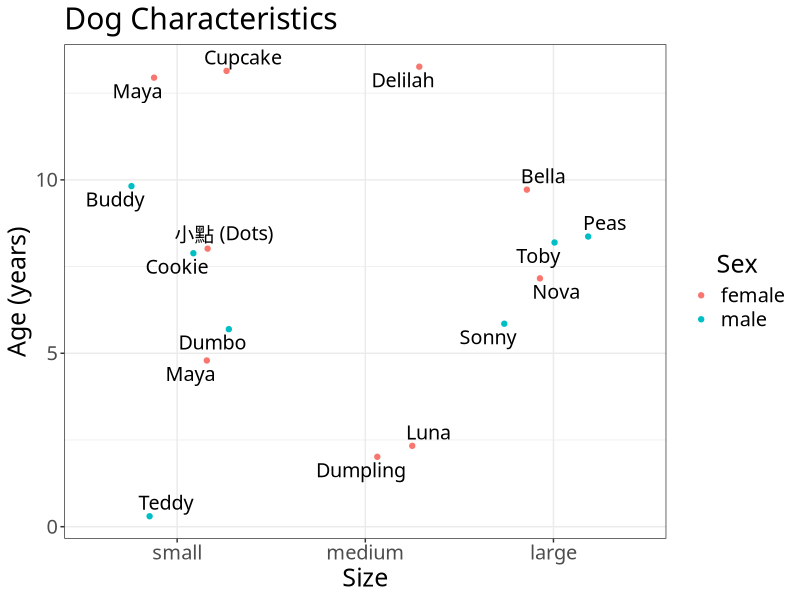

The R script that drew this image:
## ---- chunk 1
knitr::opts_chunk$set(echo = TRUE)
## ---- chunk 2
library(tidyverse)
library(knitr)
library(ggrepel)
## ---- chunk 3
dogs <- read_csv("dogs/dogs.csv", 
                 col_types = cols(col_character(),
                                  col_character(), 
                                  col_factor(),
                                  col_factor(),
                                  col_double()))
dogs$Size <- fct_relevel(dogs$Size, "small")

## ---- chunk 4
kable(dogs)
## ---- chunk 5
dogs %>%
  filter(Name == "Dumpling") %>%
  kable()
## ---- chunk 6
dogs %>%
  filter(Name == "Cupcake") %>%
  kable()
## ---- chunk 7
dogs %>%
  filter(Name == "Bella") %>%
  kable()
## ---- chunk 8
dogs %>%
  filter(Name == "Nova") %>%
  kable()
## ---- chunk 9
dogs %>%
  filter(Name == "Peas") %>%
  kable()
## ---- chunk 10
dogs %>%
  filter(Name == "Delilah") %>%
  kable()
## ---- chunk 11
dogs %>%
  filter(Name == "Dumbo") %>%
  kable()
## ---- chunk 12
dogs %>%
  filter(Name == "Maya", `Age (years)` == 5) %>%
  kable()
## ---- chunk 13
dogs %>%
  filter(Name == "Toby") %>%
  kable()
## ---- chunk 14
dogs %>%
  filter(Name == "Toby") %>%
  kable()
## ---- chunk 15
dogs %>%
  filter(Name == "Cookie") %>%
  kable()
## ---- chunk 16
dogs %>%
  filter(Name == "Luna") %>%
  kable()
## ---- chunk 17
dogs %>%
  filter(Name == "Buddy") %>%
  kable()
## ---- chunk 18
dogs %>%
  filter(Name == "Maya", `Age (years)` == 13) %>%
  kable()
## ---- chunk 19
dogs %>%
  filter(Name == "小點 (Dots)") %>%
  kable()
## ---- chunk 20
dogs %>%
  filter(Name == "Teddy") %>%
  kable()
## ---- chunk 21
dogs %>%
  ggplot(aes(x=Size, y=`Age (years)`, colour = Sex)) +
  geom_jitter(position = position_jitter(width = 0.3, 
                                         seed = 6)) + 
  geom_text_repel(aes(label=Name), 
                  position = position_jitter(width = 0.3, 
                                             seed = 6), 
                  show.legend = FALSE, 
                  colour = "black",
                  family = "STFangsong",
                  size = 5) +
  labs(y = "Age (years)",
       x = "Size",
       title = "Dog Characteristics") +
  theme_bw() +
  theme(text = element_text(size = 18, 
                            family = "STFangsong"),
        legend.title.align = 0.5)
